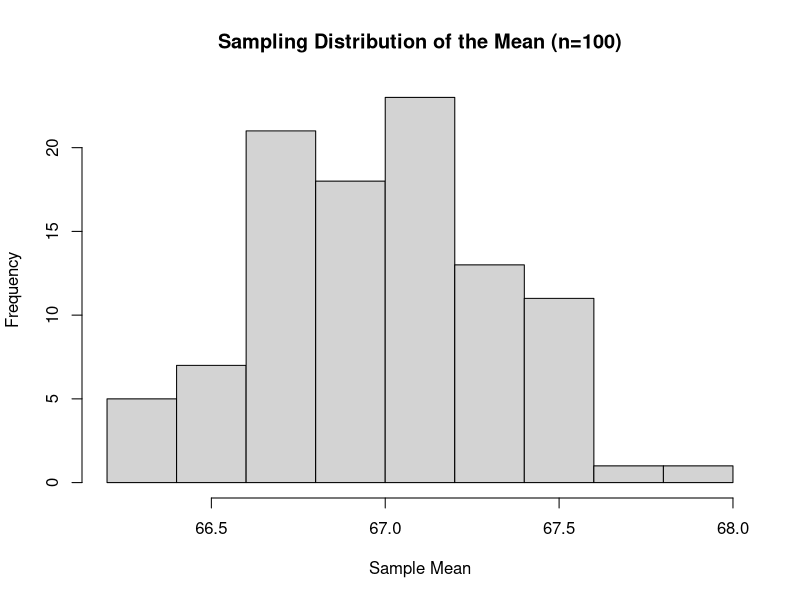
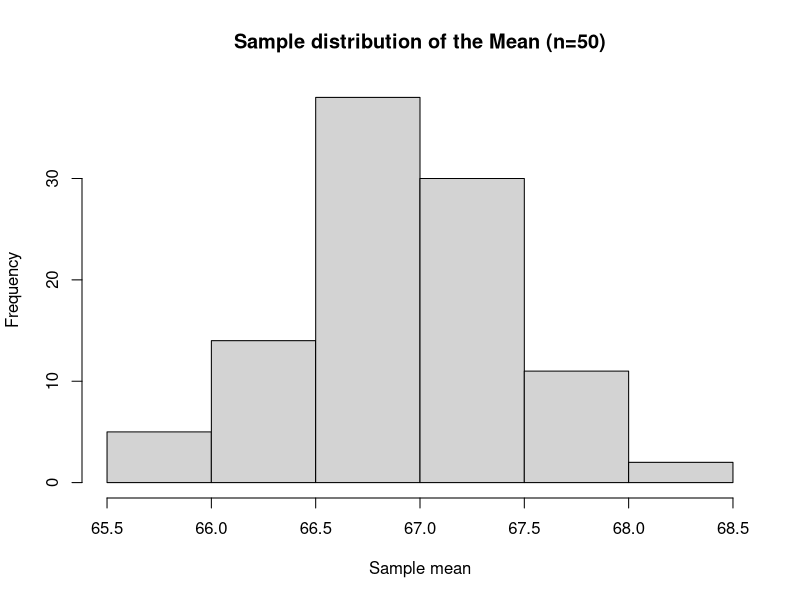

The R script that drew these images, in order:
## ---- chunk 1
#Parameters
mu = 67
sd = 3.5
n = 100

set.seed(10935)
#Simulate B samples, each of size n, from N(mu, sd^2)
height_samples = sapply(1:100, function(x)
  rnorm(n, mu, sd))
## ---- chunk 2
#Sample means across the B samples
sample_mean <- colMeans(height_samples)

hist(sample_mean, main = "Sampling Distribution of the Mean (n=100)",
     xlab = "Sample Mean")
mean(sample_mean)
sd(sample_mean)
sample_sd <- apply(height_samples,
                   2, sd)
sample_sd
## ---- chunk 3
sample_se <- apply(height_samples, 
                   2, function(x) sd(x)/sqrt(n))
sample_se
t_crit   <- qt(0.975, df = n - 1)
lower_ci <- sample_mean - t_crit*sample_se
upper_ci <- sample_mean + t_crit*sample_se
covered <- (lower_ci <= mu) & (upper_ci >= mu)
coverage_percent <- mean(covered) * 100
coverage_percent
## ---- chunk 4
#parameters
mu <- 67
sd <- 3.5
n <- 50

set.seed(10345)
heights_sample <- sapply(1:100, function(x) rnorm(n, mu, sd) )


#caculate the mean
samples_mean <- colMeans(heights_sample)
hist(samples_mean, main = "Sample distribution of the Mean (n=50)", xlab = "Sample mean")
#It likes the normal distribution

mean(samples_mean)
sd(samples_mean)

sample_se <- apply(heights_sample, 2, function(x) sd(x)/sqrt(n))
t_crits <- qt(0.975, df = n-1)
t_crits
lower_ci <- samples_mean - t_crits*sample_se     
upper_ci <- samples_mean + t_crits*sample_se
covered <- (lower_ci <= mu) & (upper_ci >= mu)
covered
coverage_percent <- mean(covered) * 100
coverage_percent

list(
  mean_of_sample_means = mean(samples_mean),
  sd_of_sample_means   = sd(samples_mean),
  theoretical_sd       = sd / sqrt(n),
  coverage_percent     = coverage_percent
)
